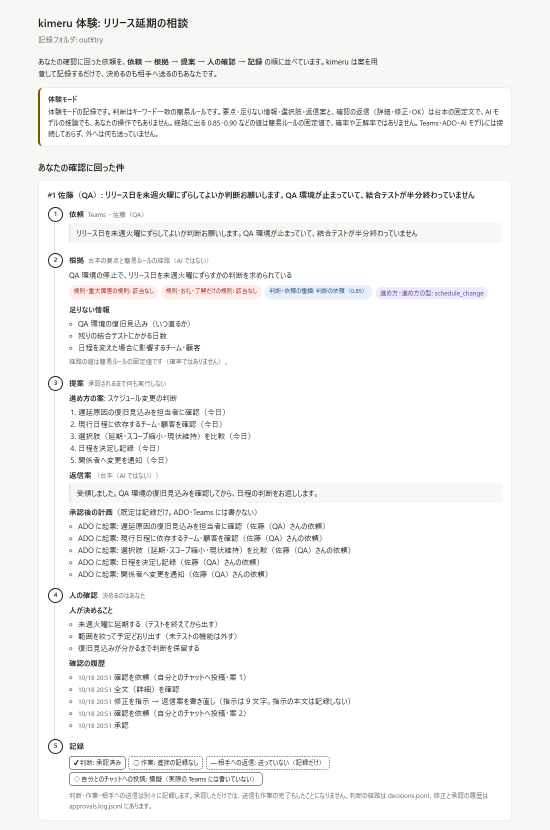
#> input picture assets/readme/try-report.png, 1100 x 1660 px (shown at 1/2 size)
$ python -i readme_assets.py   (imports and definitions only)
#> lines starting #> are read from the running program, lines starting #| are printed output that depends on the picture
"""Rebuild the README's pictures and sample page from a real `kimeru try` run (nothing is drawn by hand).

    python tools/readme_assets.py

writes docs/sample/try-report.html, assets/readme/try-report.png (1100 px wide), assets/readme/try-report-mobile.png (the same
page in a 375 px wide frame, full length), assets/readme/social-preview.png (hero.svg on a 1280x640 card) and
assets/readme/sources.json (the sha256 of the sample page and hero.svg the pictures were made from: tests/test_readme_samples.py
fails when either changed without the pictures being made again).

The run happens in a fresh temporary folder with no KIMERU_* setting, so the page shows `out\\try` and no path of this PC.
The pictures are taken by a headless Chrome or Edge (the first that writes one). A headless window cannot be narrower than about
500 px, so the phone-wide picture is the page inside a 375 px iframe, cut to the frame with Pillow (pip install pillow; without
it nothing is written and the exit code is 1).
"""
import hashlib
import json
import os
import shutil
import subprocess
import sys
import tempfile
from pathlib import Path

ROOT = Path(__file__).resolve().parent.parent
ASSETS = ROOT / "assets" / "readme"
BROWSERS = (r"C:\Program Files\Google\Chrome\Application\chrome.exe", r"C:\Program Files (x86)\Microsoft\Edge\Application\msedge.exe",
            r"C:\Program Files\Microsoft\Edge\Application\msedge.exe", "/usr/bin/google-chrome", "/usr/bin/chromium")
PHONE, TALL = 375, 7000
CARD = """<!doctype html><meta charset="utf-8"><style>html,body{margin:0;width:1280px;height:640px;overflow:hidden;
background:linear-gradient(135deg,#0e1726,#15243a)}img{position:absolute;left:40px;top:110px;width:1200px}</style>
<img src="hero.svg" alt="">"""
FRAME = """<!doctype html><meta charset="utf-8"><style>html,body{margin:0;background:#fff}
iframe{display:block;border:0;width:%dpx;height:%dpx}</style><iframe src="try-report.html"></iframe>""" % (PHONE, TALL)


def digest(path):
    """sha256 of a text file with its line ends made LF (a Windows checkout has CRLF, the Linux CI has LF)."""
    return hashlib.sha256(Path(path).read_bytes().replace(b"\r\n", b"\n")).hexdigest()


# [51 lines left out: functions main, _shoot, not called in this run]


def _phone(png):
    """Cut the picture to the 375 px frame and drop the empty frame below the page. False when the page fills the whole frame
    (it may be cut off)."""
#> called with png = '../assets/readme/try-report.png'
    from PIL import Image
    im = Image.open(png).convert("RGB").crop((0, 0, PHONE, TALL))
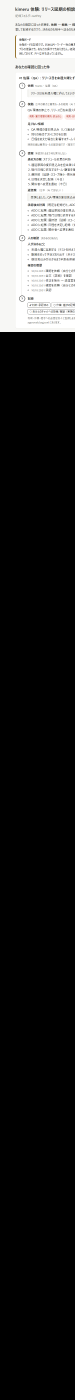
#> im: PIL image 375x7000 RGB (shown at 1/5 size); mean R, G, B 56.7, 56.6, 56.4
    bg = im.getpixel((PHONE // 2, TALL - 2))
#> bg = (0, 0, 0)
    bottom = TALL
    while bottom > 1 and all(im.getpixel((x, bottom - 1)) == bg for x in range(0, PHONE, 5)):
        bottom -= 1
#> this loop made 5340 passes
#> bottom on passes 1 to 3: 6999, 6998, 6997
#> after the loop, bottom = 1660
    if bottom > TALL - 50:
        return False
    im.crop((0, 0, PHONE, min(TALL, bottom + 24))).save(png)
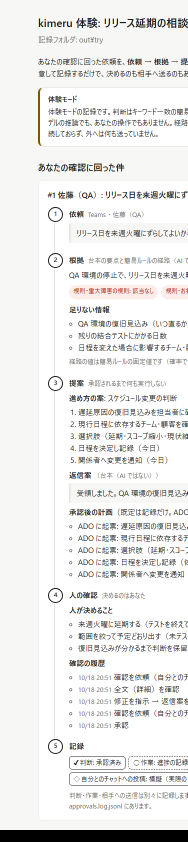
#> saved as try-report.png: PIL image 375x1684 RGB (shown at 1/2 size); mean R, G, B 235.7, 235.4, 234.4
    return True


# [2 lines not run here, left out]

>>> result = _phone('../assets/readme/try-report.png')
